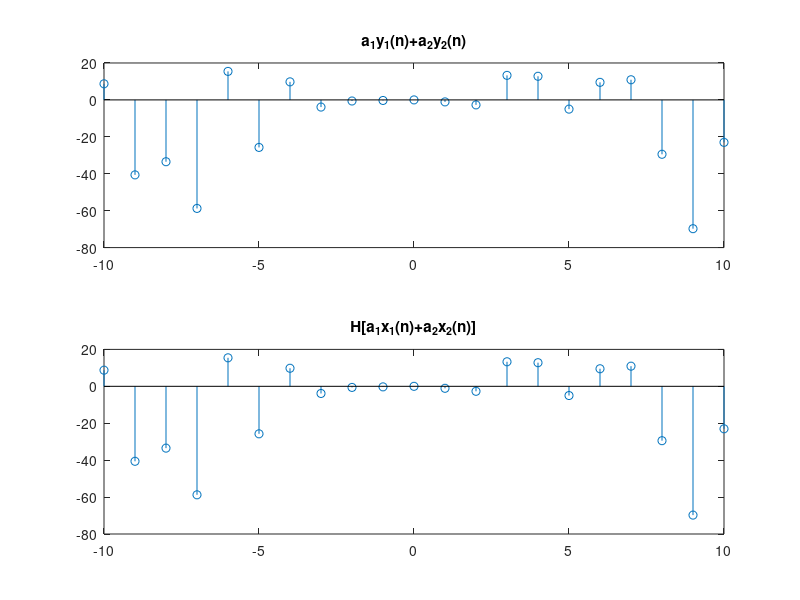

This chart was generated by the following MATLAB code:
% Bai 2.15 y(n)=nx(n)
clf
n=-10:10;
x1=randn(size(n));
x2=randn(size(n));
a1=3;
a2=-2;
y1=n.*x1;
y2=n.*x2;
y=n.*(a1.*x1+a2.*x2);
subplot(211), stem(n,a1.*y1+a2.*y2);
title('a_1y_1(n)+a_2y_2(n)');
subplot(212), stem(n,y);
title('H[a_1x_1(n)+a_2x_2(n)]');